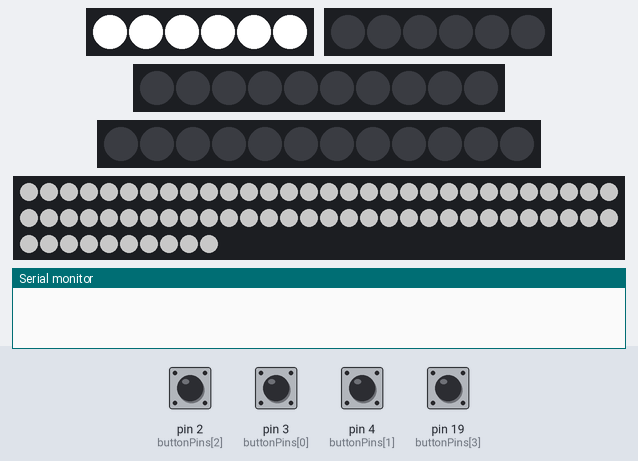
Bench run of a sketch on a simulated Arduino Uno, built with avr-gcc and run on an emulated ATmega328P. On the bench: 2 × 6 RGB LEDs in strip order, left to right, 10 RGB LEDs in strip order, left to right, 12 RGB LEDs in strip order, left to right, 70 RGB LEDs in strip order, left to right, continuing on the next row, the last lines printed to the serial monitor. The test bench sets the inputs (shaded band); at power-on: pin 2 (buttonPins[2]), pin 3 (buttonPins[0]), pin 4 (buttonPins[1]), pin 19 (buttonPins[3]) LOW. Dim RGB values are drawn brighter than linear.

Above: at 1.2 s.
1.3 s: pin 2 (buttonPins[2]) pulled HIGH for 0.15 s
At 1.6 s:
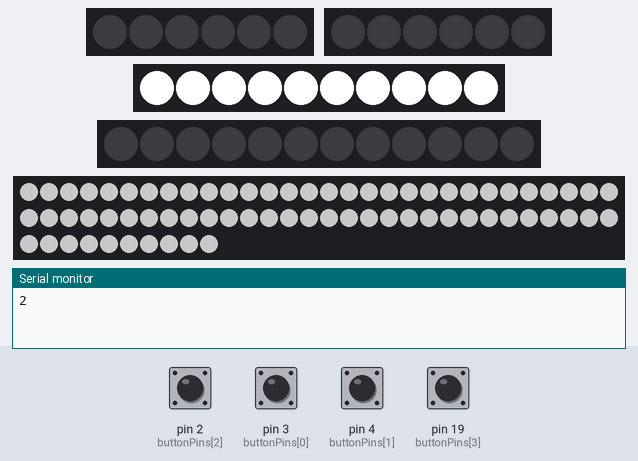
2.9 s: pin 4 (buttonPins[1]) pulled HIGH for 0.15 s
At 4.0 s:
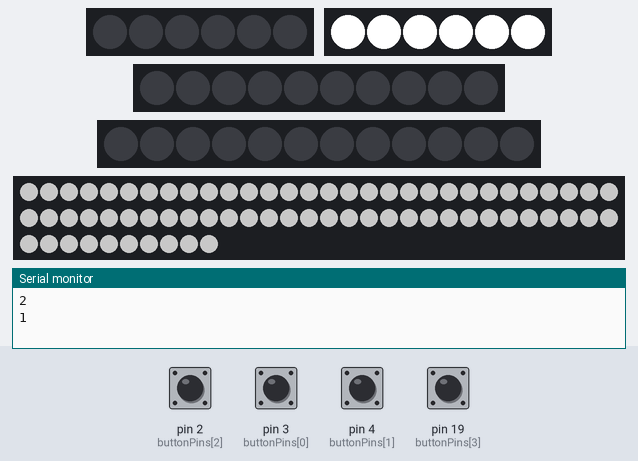
4.5 s: pin 19 (buttonPins[3]) pulled HIGH for 0.15 s
At 5.3 s:
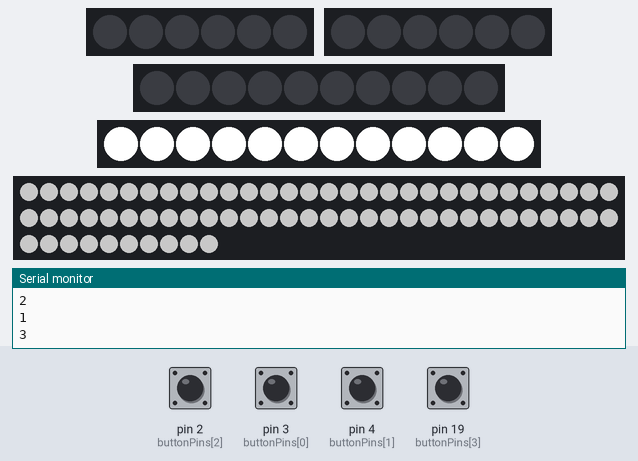
6.1 s: pin 2 (buttonPins[2]) pulled HIGH for 1 s
At 6.5 s:
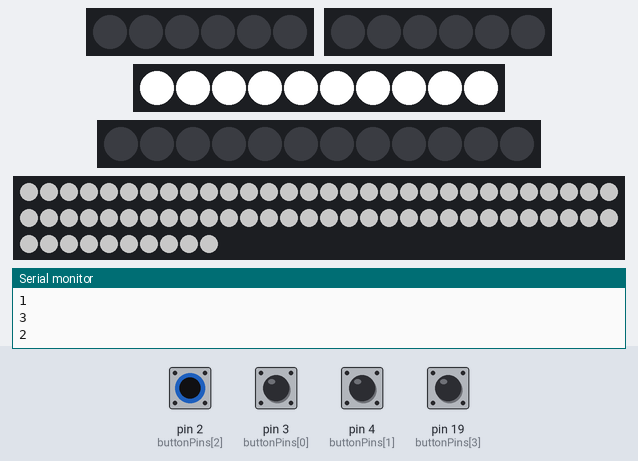
8.6 s: pin 3 (buttonPins[0]) pulled HIGH for 0.15 s
At 9.5 s:
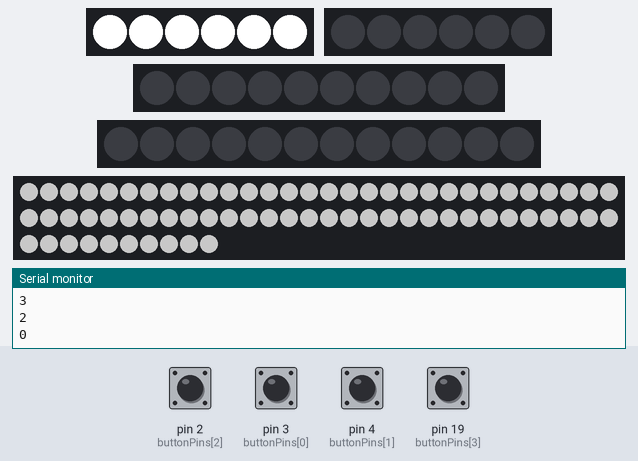
Timing chart, 0 to 11.2 s (numbered marks = the images above; inputs shaded):
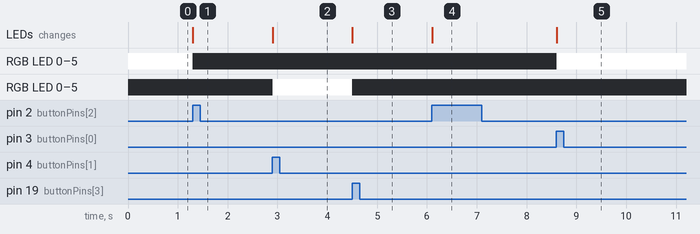

Measured:
- after the input at 1.3 s, RGB LED 0–5: RGB(255, 255, 255) → off at once; the LEDs: change at once (image 1)
- after the input at 2.9 s, RGB LED 0–5: off → RGB(255, 255, 255) at once; the LEDs: change at once (image 2)
- after the input at 4.5 s, RGB LED 0–5: RGB(255, 255, 255) → off at once; the LEDs: change at once (image 3)
- after the input at 6.1 s, the LEDs: change at once (image 4)
- after the input at 8.6 s, RGB LED 0–5: off → RGB(255, 255, 255) at once; the LEDs: change at once (image 5)

The sketch:

consolle_button_test.ino
```cpp
#include <Adafruit_NeoPixel.h>
#ifdef __AVR__
#include <avr/power.h>
#endif

#define rxPin 10
#define txPin 11

int buttonPins [4] = { 3, 4, 2, 19 };
int ledNumbers [4] = { 6, 6, 10, 12 };
int ledPins [4] = { 8, 9, 7, 6 };

int lastButtonStates[4];

Adafruit_NeoPixel pixels_FS = Adafruit_NeoPixel(ledNumbers[0], ledPins [0], NEO_GRB + NEO_KHZ800);
Adafruit_NeoPixel pixels_forest = Adafruit_NeoPixel(ledNumbers[1], ledPins [1], NEO_GRB + NEO_KHZ800);
Adafruit_NeoPixel pixels_climate = Adafruit_NeoPixel(ledNumbers[2], ledPins [2], NEO_GRB + NEO_KHZ800);
Adafruit_NeoPixel pixels_playback = Adafruit_NeoPixel(ledNumbers[3], ledPins [3], NEO_GRB + NEO_KHZ800);

Adafruit_NeoPixel pixels_whiteStrip = Adafruit_NeoPixel(70, A4, NEO_GRB + NEO_KHZ800);


unsigned long lastActivityCheck = 0;
unsigned long lastSent = 0;

int activeMode = 0;

long intervalBetweenEachMode = 1000 * 60 * 2; //2 minutes
long lastTimeUpdated = 0;

void setup() {
  pinMode(rxPin, INPUT);
  pinMode(txPin, OUTPUT);
  Serial.begin(9600);
  //lolin.listen();

  pixels_FS.begin(); // This initializes the NeoPixel library.
  pixels_forest.begin();
  pixels_climate.begin();
  pixels_playback.begin();
  pixels_whiteStrip.begin();
  turnOnLedBar();

}

void loop() {

  readButtons();
  updateLeds();
}


void readButtons() {
  for (int i = 0; i < 4; i++) {
    int buttonState = digitalRead(buttonPins[i]);
    int lastButtonState = lastButtonStates[i];

    if (buttonState && !lastButtonState) {
      activeMode = i;
      //      Serial.print("mode ");
      //      Serial.print( activeMode);
      //      Serial.println(" active");

      Serial.println(activeMode);
    }
    lastButtonStates[i] = buttonState;

  }
}

void updateLeds() {
  for (int i = 0; i < 4; i++) {
    if (activeMode == i) {
      setledStripColor(i, 255, 255, 255);
    } else {
      setledStripColor(i, 0, 0, 0);
    }
  }
}


void setledStripColor(int ledStripIndex, int r, int g, int b) {

  switch (ledStripIndex) {

    case 0:
      for (int i = 0; i < ledNumbers[ledStripIndex]; i++) {
        pixels_FS.setPixelColor(i, pixels_FS.Color(r, g, b));
      }
      pixels_FS.show();
      break;
    case 1:
      for (int i = 0; i < ledNumbers[ledStripIndex]; i++) {
        pixels_forest.setPixelColor(i, pixels_forest.Color(r, g, b));
      }
      pixels_forest.show();
      break;
    case 2:
      for (int i = 0; i < ledNumbers[ledStripIndex]; i++) {
        pixels_climate.setPixelColor(i, pixels_climate.Color(r, g, b));
      }
      pixels_climate.show();
      break;
    case 3:
      for (int i = 0; i < ledNumbers[ledStripIndex]; i++) {
        pixels_playback.setPixelColor(i, pixels_playback.Color(r, g, b));
      }
      pixels_playback.show();

      break;
  }
}

void turnOnLedBar() {
  for (int i = 0; i < 70; i++) {
    pixels_whiteStrip.setPixelColor(i, pixels_whiteStrip.Color(100, 100, 100));
  }
  pixels_whiteStrip.show();
}


////here 3 functions to send/receive msg from/to the broker
//void subscribeToChannel(String topic) {
//  lolin.print("subscribe-");
//  lolin.print("topic");
//  lolin.print('\n');
//}
//
//void sendMsg(String topic, String msg) {
//  lolin.print(topic);
//  lolin.print("-");
//  lolin.print(msg);
//  lolin.print('\n');
//}

//void checkIncomingmsg() {
//
//  if (lolin.available() > 0) {
//
//    Serial.println("gotdata");
//    String command = lolin.readStringUntil('\n');
//    Serial.println(command);
//
////    int separatorIndex = command.indexOf('-');
////
////    if (separatorIndex > 1) {
////      String arg1 = command.substring(0, separatorIndex);
////      String arg2 = command.substring(separatorIndex + 1, command.length());
////
////      Serial.println ("--------");
////      Serial.println ("received msg:");
////      Serial.println (arg1);
////      Serial.println (arg2);
////      Serial.println ("--------");
////    }
//  }
//}
```
